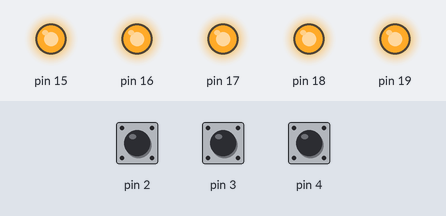
Simulated run of this program. Board: Arduino Uno, built with avr-gcc and run on an emulated ATmega328P. Shown: output pins drawn as LEDs (lit = HIGH). The test bench sets the inputs (shaded band); at power-on: pin 2 HIGH, pin 3 HIGH, pin 4 HIGH. Random numbers use the default seed unless the program sets one; not simulated (calls return 0 or success): .env.h.

Above: at 2.9 s.
3.0 s: pin 2 pulled LOW for 0.15 s
At 4.2 s:
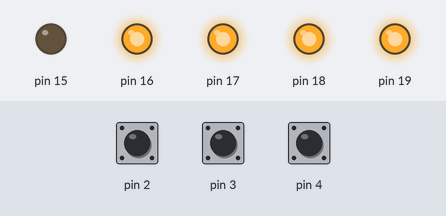
4.6 s: pin 3 pulled LOW for 0.15 s
At 5.2 s:
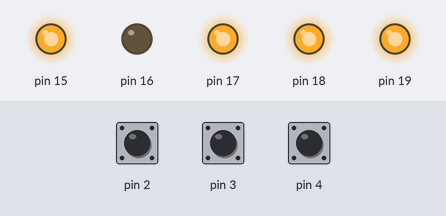
7.7 s: pin 4 pulled LOW for 0.15 s
At 8.0 s:
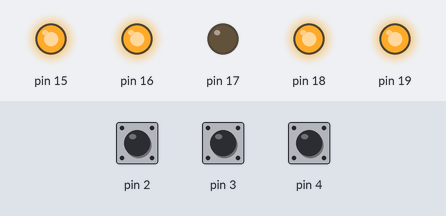
9.3 s: pin 2 pulled LOW for 1 s
At 10.4 s:
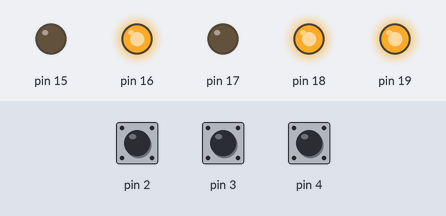
11.8 s: pin 3 pulled LOW for 1 s
At 12.3 s:
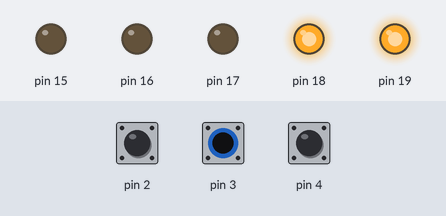
Timing chart, 0 to 14.8 s (numbered marks = the images above; inputs shaded):
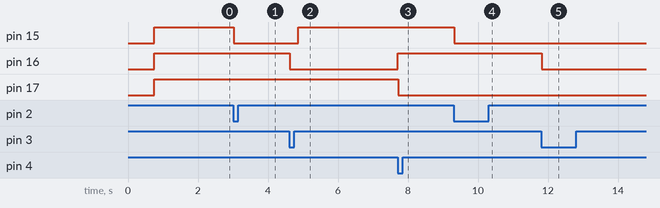

The program:

main.cpp
```cpp
#include <Arduino.h>
#include <SPI.h>
#include <Ethernet.h>
#include <PubSubClient.h>
#include <.env.h>
#include <env_defaults.h>

uint8_t mac[] = {0xDE, 0xAD, MAC_4_LAST};
const IPAddress selfIp(SELF_IP);
const IPAddress mqttServerIp(MQTT_SERVER_IP);

EthernetClient ethClient;
PubSubClient mqttClient(ethClient);

uint32_t mqttLastReconnectAttemptAt = 0;

uint32_t lastPresenceAt = 0;
uint32_t lastStatInAt = 0;
uint32_t lastStatGrpAt = 0;

uint8_t publishStatIn = 0x00;
uint8_t publishStatGrp = 0x00;

uint32_t startAutoCloseInAt;
uint32_t startAutoCloseGrpAt;

uint32_t autoCloseInTime;
uint32_t autoCloseGrpTime;

uint8_t runAutoCloseIn = 0x00;
uint8_t runAutoCloseGrp = 0x00;

uint16_t filterReleaseIn = FILTER_RELEASE_STEPS;
uint16_t filterReleaseOut = FILTER_RELEASE_STEPS;
uint16_t filterReleaseGrp = FILTER_RELEASE_STEPS;
uint16_t filterAttackIn = FILTER_ATTACK_STEPS;
uint16_t filterAttackOut = FILTER_ATTACK_STEPS;
uint16_t filterAttackGrp = FILTER_ATTACK_STEPS;
uint8_t runAttackIn = 0x00;
uint8_t runAttackOut = 0x00;
uint8_t runAttackGrp = 0x00;

#define SENS_MASK (B_SENS_IN | B_SENS_OUT | B_SENS_GRP)
#define LED_MASK (B_FB_LED_IN | B_FB_LED_OUT | B_FB_LED_GRP)
#define RLY_MASK (B_FB_RLY_IN | B_FB_RLY_GRP)
#define FB_MASK (LED_MASK | RLY_MASK)

#ifdef WATCHDOG_EN
  Watchdog watchdog;
#endif

#define PUBLISH_STAT_IN publishStatIn = 0xff;
#define PUBLISH_STAT_GRP publishStatGrp = 0xff;

#define CLOSE_IN \
  PORT_FB &= ~B_FB_RLY_IN; \
  runAutoCloseIn = 0x00; \
  PUBLISH_STAT_IN;

#define OPEN_IN \
  PORT_FB |= B_FB_RLY_IN; \
  runAutoCloseIn = 0x00; \
  PUBLISH_STAT_IN;

#define CLOSE_GRP \
  PORT_FB &= ~B_FB_RLY_GRP; \
  runAutoCloseGrp = 0x00; \
  PUBLISH_STAT_GRP;

#define OPEN_GRP \
  PORT_FB |= B_FB_RLY_GRP; \
  runAutoCloseGrp = 0x00; \
  PUBLISH_STAT_GRP;

uint8_t getPayloadSec(uint8_t* payload, unsigned int length){
  uint8_t iii;
  uint8_t sec;
  sec = 0;
  for (iii = 0; iii < length; iii++){
    sec *= 10;
    sec += payload[iii] - '0';
  }
  return sec;
}

void mqttCallback(char* topic, uint8_t* payload, unsigned int length) {
  #ifdef SERIAL_EN
    uint8_t iii;
    Serial.print("sub rec: ");
    Serial.print(topic);
    Serial.print(" : ");
    for (iii = 0; iii < length; iii++) {
      Serial.print((char) payload[iii]);
    }
  #endif

  if (strcmp(topic, SUB_GET_IN) == 0){
    PUBLISH_STAT_IN;
    return;
  }

  if (strcmp(topic, SUB_GET_GRP) == 0){
    PUBLISH_STAT_GRP;
    return;
  }

  if (strcmp(topic, SUB_OPEN_IN) == 0){
    OPEN_IN;
    return;
  }

  if (strcmp(topic, SUB_CLOSE_IN) == 0){
    CLOSE_IN;
    return;
  }

  if (strcmp(topic, SUB_OPEN_GRP) == 0){
    OPEN_GRP;
    return;
  }

  if (strcmp(topic, SUB_CLOSE_GRP) == 0){
    CLOSE_GRP;
    return;
  }

  if (strcmp(topic, SUB_ONCE_IN) == 0){
    if (!length){
      return;
    }
    OPEN_IN;
    startAutoCloseInAt = millis();
    autoCloseInTime = getPayloadSec(payload, length) * 1000;
    runAutoCloseIn = 0xff;
    return;
  }

  if (strcmp(topic, SUB_ONCE_GRP) == 0){
    if (!length){
      return;
    }
    OPEN_GRP;
    startAutoCloseGrpAt = millis();
    autoCloseGrpTime = getPayloadSec(payload, length) * 1000;
    runAutoCloseGrp = 0xff;
    return;
  }
}

inline void sens(){
  if (filterReleaseIn){
    filterReleaseIn--;
  } else {
    PORT_FB |= B_FB_LED_IN;
  }

  if (PIN_SENS & B_SENS_IN){
    runAttackIn = 0x00;
  } else {
    if (!filterReleaseIn){
      runAttackIn = 0xff;
      filterAttackIn = FILTER_ATTACK_STEPS;
    }
    filterReleaseIn = FILTER_RELEASE_STEPS;
  }

  if (runAttackIn){
    filterAttackIn--;
    if (!filterAttackIn){
      runAttackIn = 0x00;

      if (runAutoCloseIn){
        CLOSE_IN;
      }
      #ifdef ETH_EN
      mqttClient.publish(PUB_SENS_IN, "1");
      #endif
      #ifdef SERIAL_EN
      Serial.print(PUB_SENS_IN);
      Serial.println(": 1");
      #endif
      PORT_FB &= ~B_FB_LED_IN;
    }
  }

  ///

  if (filterReleaseOut){
    filterReleaseOut--;
  } else {
    PORT_FB |= B_FB_LED_OUT;
  }

  if (PIN_SENS & B_SENS_OUT){
    runAttackOut = 0x00;
  } else {
    if (!filterReleaseOut){
      runAttackOut = 0xff;
      filterAttackOut = FILTER_ATTACK_STEPS;
    }
    filterReleaseOut = FILTER_RELEASE_STEPS;
  }

  if (runAttackOut){
    filterAttackOut--;
    if (!filterAttackOut){
      runAttackOut = 0x00;
      #ifdef ETH_EN
      mqttClient.publish(PUB_SENS_OUT, "1");
      #endif
      #ifdef SERIAL_EN
      Serial.print(PUB_SENS_OUT);
      Serial.println(": 1");
      #endif
      PORT_FB &= ~B_FB_LED_OUT;
    }
  }

  ////

  if (filterReleaseGrp){
    filterReleaseGrp--;
  } else {
    PORT_FB |= B_FB_LED_GRP;
  }

  if (PIN_SENS & B_SENS_GRP){
    runAttackGrp = 0x00;
  } else {
    if (!filterReleaseGrp){
      runAttackGrp = 0xff;
      filterAttackGrp = FILTER_ATTACK_STEPS;
    }
    filterReleaseGrp = FILTER_RELEASE_STEPS;
  }

  if (runAttackGrp){
    filterAttackGrp--;
    if (!filterAttackGrp){
      runAttackGrp = 0x00;

      if (runAutoCloseGrp){
        CLOSE_GRP;
      }
      #ifdef ETH_EN
      mqttClient.publish(PUB_SENS_GRP, "1");
      #endif
      #ifdef SERIAL_EN
      Serial.print(PUB_SENS_GRP);
      Serial.println(": 1");
      #endif
      PORT_FB &= ~B_FB_LED_GRP;
    }
  }
}

bool mqttReconnect() {
  uint8_t iii;
  uint8_t charPos;
  char clientId[10] = CLIENT_ID_PREFIX;
  for (iii = 0; iii < 4; iii++){
    charPos = strlen(clientId);
    clientId[charPos] = '0' + random(0, 10);
    clientId[charPos + 1] = '\0';
  }
  if (mqttClient.connect(clientId)) {
    mqttClient.subscribe(SUB_GET_IN);
    mqttClient.subscribe(SUB_GET_GRP);
    mqttClient.subscribe(SUB_OPEN_IN);
    mqttClient.subscribe(SUB_CLOSE_IN);
    mqttClient.subscribe(SUB_OPEN_GRP);
    mqttClient.subscribe(SUB_CLOSE_GRP);
    mqttClient.subscribe(SUB_ONCE_IN);
    mqttClient.subscribe(SUB_ONCE_GRP);
  }
  return mqttClient.connected();
}

inline void readCommandFromSerial() {
  char ch;
  if (!Serial.available()){
    return;
  }
  ch = Serial.read();

  switch (ch){
    case '2':
      Serial.println("cmd 2 publish stat in");
      PUBLISH_STAT_IN;
      break;
    case '3':
      Serial.println("cmd 3 publish stat grp");
      PUBLISH_STAT_GRP;
      break;
    case '4':
      Serial.println("cmd 4 open grp");
      OPEN_GRP;
      break;
    case '5':
      Serial.println("cmd 5 close grp");
      CLOSE_GRP;
      break;
    case '6':
      Serial.println("cmd 6 open once grp 14 sec");
      OPEN_GRP;
      startAutoCloseGrpAt = millis();
      autoCloseGrpTime = 14000;
      runAutoCloseGrp = 0xff;
      break;
    case '7':
      Serial.println("cmd 7 open in");
      OPEN_IN;
      break;
    case '8':
      Serial.println("cmd 8 close in");
      CLOSE_IN;
      break;
    case '9':
      Serial.println("cmd 9 once in 14 sec");
      OPEN_IN;
      startAutoCloseInAt = millis();
      autoCloseInTime = 14000;
      runAutoCloseIn = 0xff;
      break;
    default:
      Serial.println("cmd not found");
      break;
  }
  return;
}

void setup() {

  delay(250);

  // GPIO inputs
  PORT_SENS |= SENS_MASK; // weak pull-up
  DDR_SENS &= ~SENS_MASK;
  // GPIO outputs
  PORT_FB &= ~LED_MASK;
  PORT_FB |= RLY_MASK;
  DDR_FB |= FB_MASK;

  #ifdef ETH_EN
  mqttClient.setServer(mqttServerIp, MQTT_PORT);
  mqttClient.setCallback(mqttCallback);
  Ethernet.init(ETH_CS_PIN);
  SPI.begin();
  Ethernet.begin(mac, selfIp);
  #endif

  #ifdef SERIAL_EN
    Serial.begin(SERIAL_BAUD);
    while (!Serial) {
      ; // wait for serial port to connect. Needed for native USB port only
    }
  #endif

  delay(500);

  PORT_FB |= LED_MASK; // switch off LEDS

  delay(1000);

  #ifdef ETH_EN
  if (Ethernet.hardwareStatus() == EthernetHardwareStatus::EthernetNoHardware) {
    #ifdef SERIAL_EN
      Serial.println("W5500 not found.");
    #endif
    while(1){
      delay(1);
    }
  }

  if (Ethernet.linkStatus() == EthernetLinkStatus::LinkOFF) {
    #ifdef SERIAL_EN
      Serial.println("Ethernet not connected.");
    #endif
  } else {
    #ifdef SERIAL_EN
      Serial.println("Ethernet ok.");
    #endif
  }

  mqttReconnect();
  #endif

  #ifdef WATCHDOG_EN
    watchdog.enable(Watchdog::TIMEOUT_4S);
  #endif

  publishStatIn = 0xff;
  publishStatGrp = 0xff;
}

void loop() {
  #ifdef WATCHDOG_EN
    watchdog.reset();
  #endif
  #ifdef ETH_EN
  Ethernet.maintain();


  if (mqttClient.connected()) {
  #endif
    sens();

    if (!publishStatIn){
      if (millis() - lastStatInAt > STAT_IN_TIME){
        publishStatIn = 0xff;
      }
    }

    if (!publishStatGrp){
      if (millis() - lastStatGrpAt > STAT_GRP_TIME){
        publishStatGrp = 0xff;
      }
    }

    sens();

    if (publishStatIn){
      #ifdef ETH_EN
      mqttClient.publish(PUB_STAT_IN, PORT_FB & B_FB_RLY_IN ? "open" : "closed");
      #endif
      #ifdef SERIAL_EN
      Serial.print(PUB_STAT_IN);
      Serial.println(PORT_FB & B_FB_RLY_IN ? ": open" : ": closed");
      #endif
      lastStatInAt = millis();
      publishStatIn = 0x00;
    } else if (publishStatGrp){
      #ifdef ETH_EN
      mqttClient.publish(PUB_STAT_GRP, PORT_FB & B_FB_RLY_GRP ? "open" : "closed");
      #endif
      #ifdef SERIAL_EN
      Serial.print(PUB_STAT_GRP);
      Serial.println(PORT_FB & B_FB_RLY_GRP ? ": open" : ": closed");
      #endif
      lastStatGrpAt = millis();
      publishStatGrp = 0x00;
    } else if (millis() - lastPresenceAt > PRESENCE_TIME){
      #ifdef ETH_EN
      mqttClient.publish(PUB_PRESENCE, "1");
      #endif
      #ifdef SERIAL_EN
      Serial.print(PUB_PRESENCE);
      Serial.println(": 1");
      #endif
      lastPresenceAt = millis();
    }

    sens();

    if (runAutoCloseIn && (millis() - startAutoCloseInAt > autoCloseInTime)){
      CLOSE_IN;
    }

    if (runAutoCloseGrp && (millis() - startAutoCloseGrpAt > autoCloseGrpTime)){
      CLOSE_GRP;
    }

    sens();

    #ifdef SERIAL_EN
      readCommandFromSerial();
    #endif

    #ifdef ETH_EN
    mqttClient.loop();

  } else {

    if (millis() - mqttLastReconnectAttemptAt > MQTT_CONNECT_RETRY_TIME) {
      if (mqttReconnect()) {
        #ifdef SERIAL_EN
          Serial.println("connected");
        #endif
      } else {
        #ifdef SERIAL_EN
          Serial.print("failed, rc=");
          Serial.print(mqttClient.state());
          Serial.print(" try again in ");
          Serial.print(MQTT_CONNECT_RETRY_TIME);
          Serial.println(" ms.");
        #endif
        mqttLastReconnectAttemptAt = millis();
      }
    }
  }
  #endif
}
```

env_defaults.h
```cpp
#include <Arduino.h>

/*
* definitions that
* can be changed
* in .env.h
*/

#ifndef MAC_4_LAST
  #define MAC_4_LAST 0xbe, 0xef, 0x13, 0x60
#endif
#ifndef SELF_IP
  #define SELF_IP 192, 168, 0, 60
#endif
#ifndef ETH_CS_PIN
  #define ETH_CS_PIN 10
#endif
#ifndef MQTT_SERVER_IP
  #define MQTT_SERVER_IP 192, 168, 0, 70
#endif
#ifndef MQTT_PORT
  #define MQTT_PORT 1883
#endif
#ifndef MQTT_CONNECT_RETRY_TIME
  #define MQTT_CONNECT_RETRY_TIME 5000
#endif
#ifndef SERIAL_BAUD
  #define SERIAL_BAUD 9600
#endif

#ifndef SUB_GET_IN
  #define SUB_GET_IN "g/get/in"
#endif
#ifndef SUB_GET_GRP
  #define SUB_GET_GRP "g/get/grp"
#endif

#ifndef SUB_OPEN_IN
  #define SUB_OPEN_IN "g/open/in"
#endif
#ifndef SUB_CLOSE_IN
  #define SUB_CLOSE_IN "g/close/in"
#endif
#ifndef SUB_OPEN_GRP
  #define SUB_OPEN_GRP "g/open/grp"
#endif
#ifndef SUB_CLOSE_GRP
  #define SUB_CLOSE_GRP "g/close/grp"
#endif

#ifndef SUB_ONCE_IN
  #define SUB_ONCE_IN "g/once/in"
#endif
#ifndef SUB_ONCE_GRP
  #define SUB_ONCE_GRP "g/once/grp"
#endif

#ifndef PUB_SENS_IN
  #define PUB_SENS_IN "g/sens/in"
#endif

#ifndef PUB_SENS_OUT
  #define PUB_SENS_OUT "g/sens/out"
#endif

#ifndef PUB_SENS_GRP
  #define PUB_SENS_GRP "g/sens/grp"
#endif

#ifndef PUB_STAT_IN
  #define PUB_STAT_IN "g/stat/in"
#endif
#ifndef PUB_STAT_GRP
  #define PUB_STAT_GRP "g/stat/grp"
#endif
#ifndef PUB_PRESENCE
  #define PUB_PRESENCE "g/p"
#endif

#ifndef CLIENT_ID_PREFIX
  #define CLIENT_ID_PREFIX "g_"
#endif

#ifndef STAT_IN_TIME
  #define STAT_IN_TIME 60000
#endif
#ifndef STAT_GRP_TIME
  #define STAT_GRP_TIME 62222
#endif
#ifndef PRESENCE_TIME
  #define PRESENCE_TIME 10444
#endif

#ifndef PORT_SENS
  #define PORT_SENS PORTD
  #define DDR_SENS DDRD
  #define PIN_SENS PIND
#endif

#ifndef B_SENS_IN
  #define B_SENS_IN B00000100
#endif
#ifndef B_SENS_OUT
  #define B_SENS_OUT B00001000
#endif
#ifndef B_SENS_GRP
  #define B_SENS_GRP B00010000
#endif

#ifndef PORT_FB
  #define PORT_FB PORTC
  #define DDR_FB DDRC
  #define PIN_FB PINC
#endif
#ifndef B_FB_LED_IN
  #define B_FB_LED_IN B00000010
#endif
#ifndef B_FB_LED_OUT
  #define B_FB_LED_OUT B00000100
#endif
#ifndef B_FB_LED_GRP
  #define B_FB_LED_GRP B00001000
#endif
#ifndef B_FB_RLY_IN
  #define B_FB_RLY_IN B00010000
#endif
#ifndef B_FB_RLY_GRP
  #define B_FB_RLY_GRP B00100000
#endif

#ifndef FILTER_RELEASE_STEPS
  #define FILTER_RELEASE_STEPS 32640
#endif

#ifndef FILTER_ATTACK_STEPS
  #define FILTER_ATTACK_STEPS 2048
#endif
```

Measured:
- after the input at 3.0 s, pin 15: HIGH → LOW at once
- after the input at 4.6 s, pin 15: LOW → HIGH after 0.27 s; pin 16: HIGH → LOW at once
- after the input at 7.7 s, pin 17: HIGH → LOW at once
- after the input at 9.3 s, pin 15: HIGH → LOW at once
- after the input at 11.8 s, pin 16: HIGH → LOW at once
